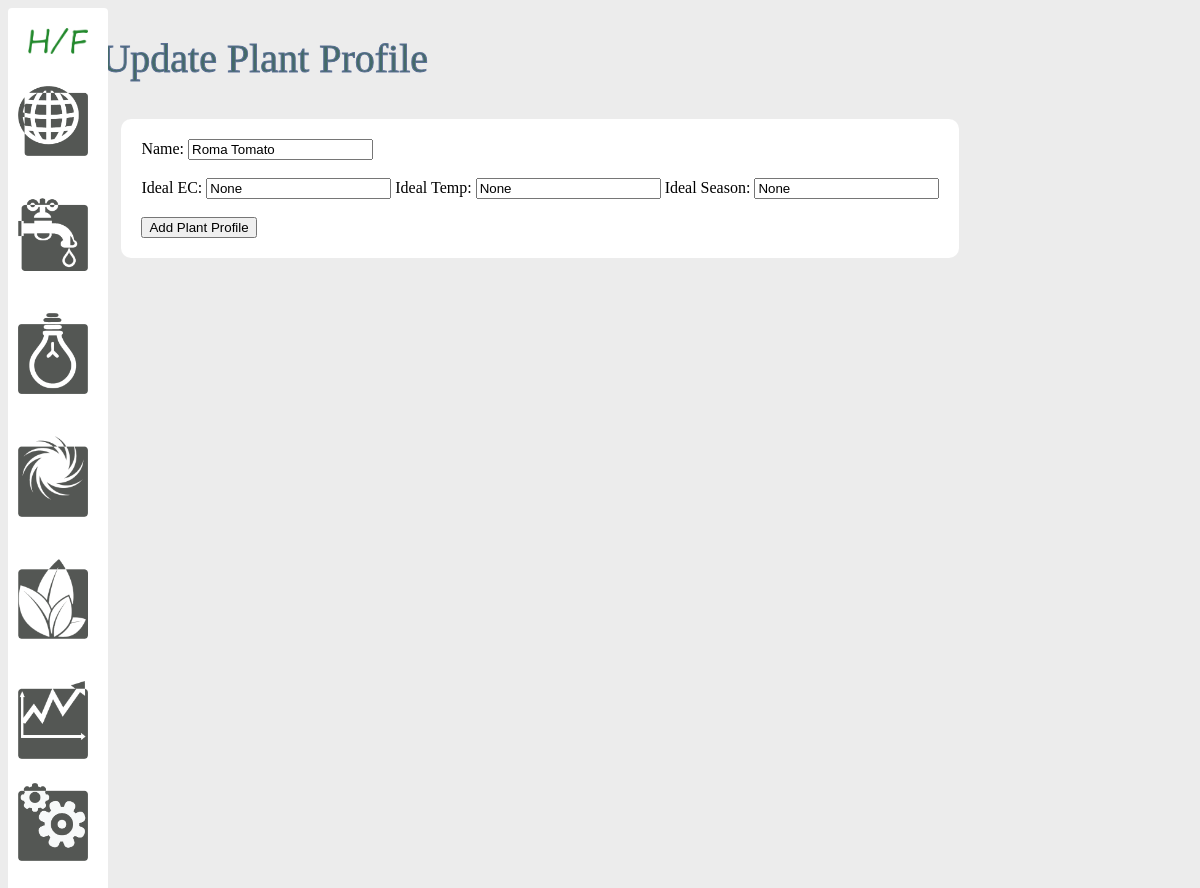
Before: /update_plant/1 with the older database file.
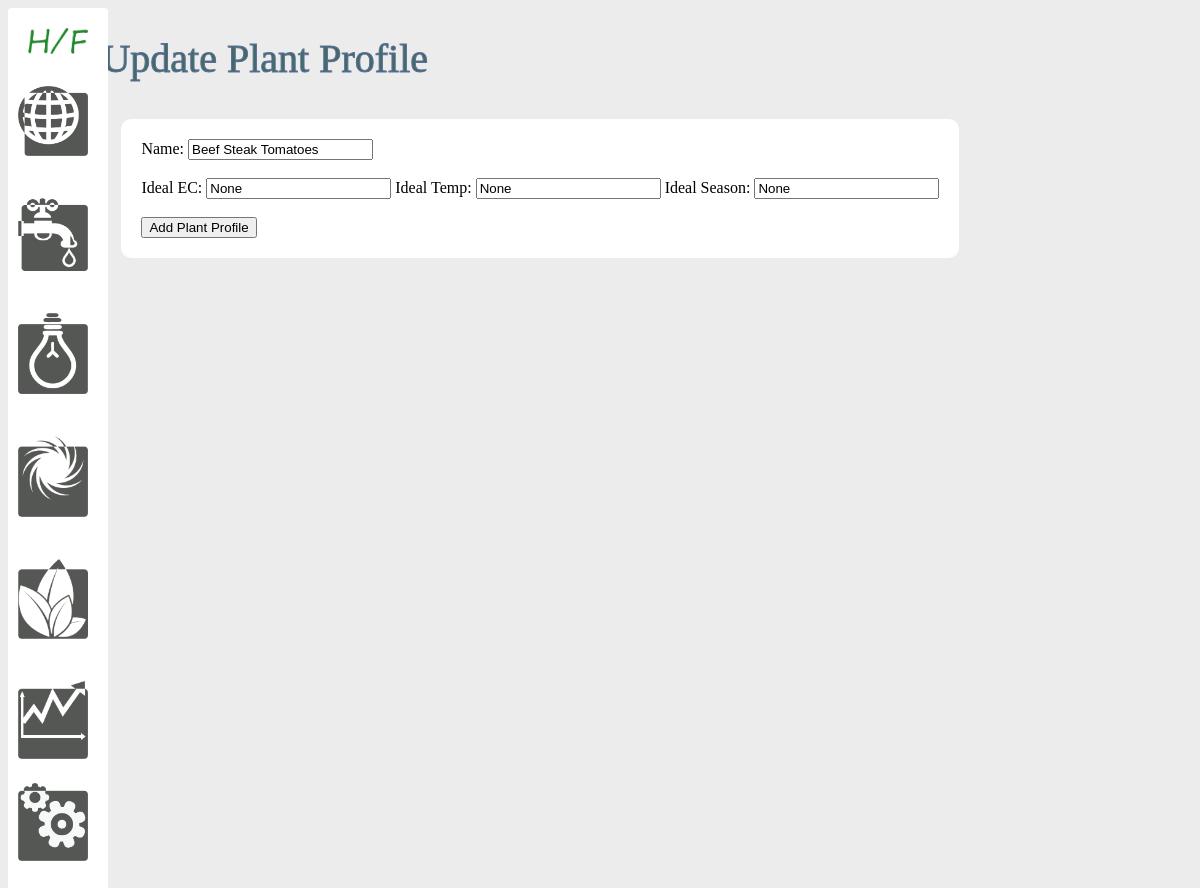
After: the same page with the newer database file.
### models.py (models this page shows)
class Plant(db.Model):
    id = db.Column(db.Integer, primary_key=True)
    name = db.Column(db.String(50), nullable=False)
    best_ec = db.Column(db.Float, nullable=True)
    best_temp = db.Column(db.Integer, nullable=True)
    best_season = db.Column(db.String(15), nullable=True)

### views.py (the view)
@app.route('/update_plant/<int:id>', methods=['POST', 'GET'])
def update_plant_profile(id):
    plant = Plant.query.get_or_404(id)
    if request.method == 'POST':
        plant.name = request.form['name']
        try:
            db.session.commit()
            return redirect('/plant')
        except:
            return 'There was an issue updating the plant'
    else:
        return render_template('plant/update_plant.html', plant=plant)

### templates/plant/update_plant.html
{% extends 'layout.html' %}
{% block body %}
    <h1>Update Plant Profile</h1>
    <div class = "form">
        <form action="/update_plant/{{plant.id}}" method="POST">
            <label>Name:</label>
            <input type="text" name="name" id="name" value="{{plant.name}}">
            <br /><br />
            <label>Ideal EC:</label>
            <input type="text" name="ec" id="best_ec" value="{{plant.best_ec}}">
            <label>Ideal Temp:</label>
            <input type="text" name="temp" id="best_temp" value="{{plant.best_temp}}">
            <label>Ideal Season:</label>
            <input type="text" name="season" id="best_season" value="{{plant.best_season}}">
            <br /><br />
            <input type="submit" value="Add Plant Profile">
        </form>
    </div>
{% endblock %}

Changed rows visible on the page:
changed Plant "None": name "Roma Tomato" → "Beef Steak Tomatoes"
